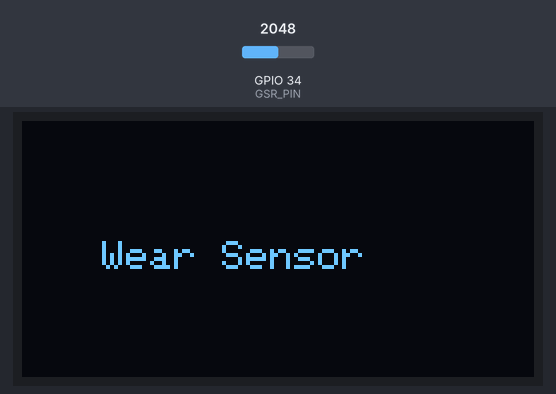
Bench run of a sketch on a simulated ESP32. Parts: 128×64 one-colour display. Inputs (shaded band) come from the test bench; at power-on: GPIO 34 (GSR_PIN) = 2048. What the sketch prints to the serial monitor is not drawn.

Above: at 2.2 s.
2.3 s: GPIO 34 (GSR_PIN) set to 1986
At 6.3 s:
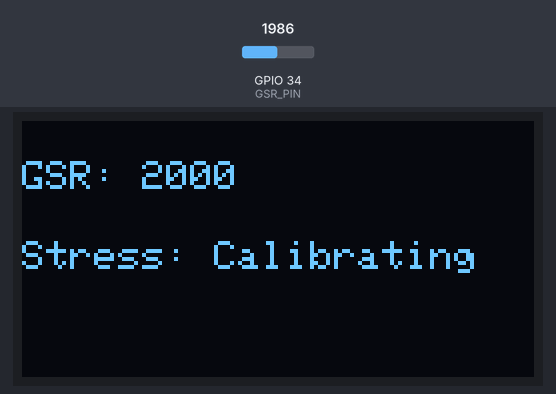
6.4 s: GPIO 34 (GSR_PIN) set to 2047
8.7 s: GPIO 34 (GSR_PIN) set to 1960
At 11.8 s:
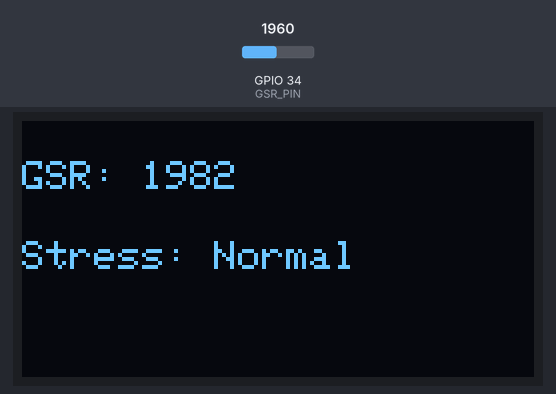
12.8 s: GPIO 34 (GSR_PIN) set to 2040
At 14.1 s:
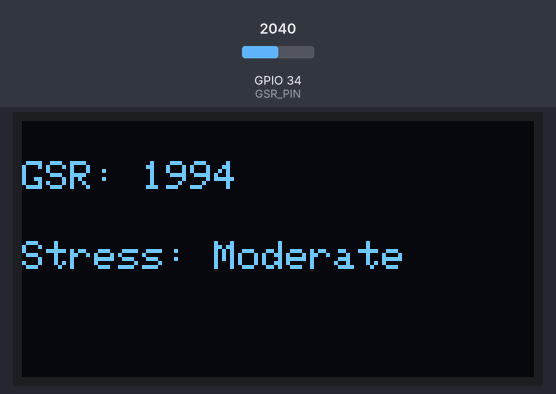
15.9 s: GPIO 34 (GSR_PIN) set to 1228
At 16.9 s:
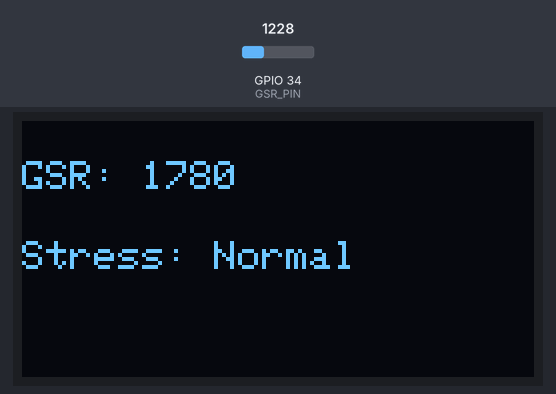
19.0 s: GPIO 34 (GSR_PIN) set to 1461
At 20.3 s:
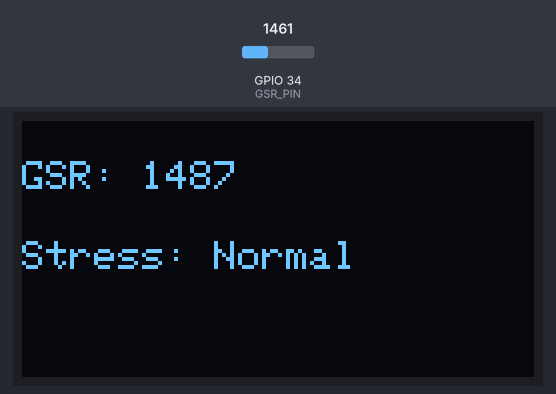
22.0 s: GPIO 34 (GSR_PIN) set to 1538
At 32.4 s:
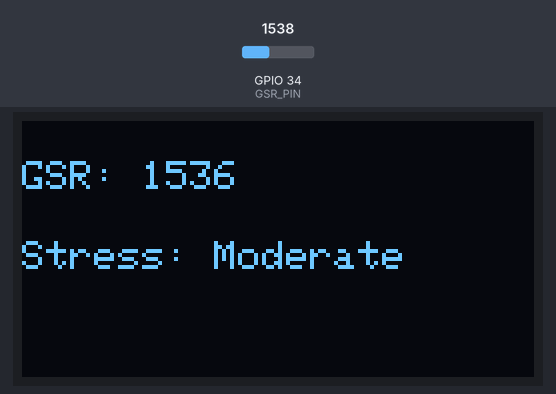
Timing chart, 0 to 33.9 s (numbered marks = the images above; inputs shaded):
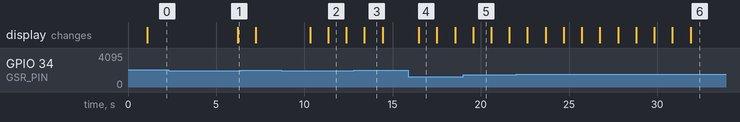

The sketch:

ardiuno.ino
```cpp
#include <Wire.h>
#include <SPI.h>
#include <Adafruit_GFX.h>
#include <Adafruit_SSD1306.h>

// OLED Pins
#define OLED_CS     5
#define OLED_DC    16
#define OLED_RESET 17

Adafruit_SSD1306 display(128, 64, &SPI, OLED_DC, OLED_RESET, OLED_CS);

// GSR
#define GSR_PIN 34

uint32_t tsLastReport = 0;

// -------- Stress Window --------
#define WINDOW_SIZE 5   // Reduced for fast calibration
float gsrWindow[WINDOW_SIZE];
int windowIndex = 0;
bool windowFilled = false;

// ===============================
// Stress Logic
// ===============================
String getStressLevel(int gsrValue) {

  gsrWindow[windowIndex] = gsrValue;
  windowIndex++;

  if (windowIndex >= WINDOW_SIZE) {
    windowIndex = 0;
    windowFilled = true;
  }

  // Start showing stress after 3 readings
  if (!windowFilled && windowIndex < 3)
    return "Calibrating";

  float sum = 0;
  int count = windowFilled ? WINDOW_SIZE : windowIndex;

  for (int i = 0; i < count; i++)
    sum += gsrWindow[i];

  float mean = sum / count;

  float variance = 0;
  for (int i = 0; i < count; i++)
    variance += pow(gsrWindow[i] - mean, 2);

  variance /= count;

  float stdDev = sqrt(variance);
  if (stdDev == 0) stdDev = 1;

  float zScore = (gsrValue - mean) / stdDev;

  if (zScore < 0.5)
    return "Normal";
  else if (zScore < 1.5)
    return "Moderate";
  else
    return "High";
}

// ===============================
void setup() {

  Serial.begin(115200);

  if (!display.begin(SSD1306_SWITCHCAPVCC)) {
    while (1);
  }

  display.clearDisplay();
  display.setTextSize(1);
  display.setTextColor(SSD1306_WHITE);
  display.setCursor(0, 0);
  display.println("System Ready");
  display.display();
  delay(1000);
}

// ===============================
void loop() {

  if (millis() - tsLastReport > 1000) {

    int rawGSR = analogRead(GSR_PIN);

    // Smooth GSR
    static float smoothGSR = rawGSR;
    smoothGSR = (smoothGSR * 0.7) + (rawGSR * 0.3);
    int gsrValue = (int)smoothGSR;

    // Wear sensor logic
    if (gsrValue > 2000) {

      display.clearDisplay();
      display.setCursor(20, 30);
      display.println("Wear Sensor");
      display.display();

      Serial.println("Wear Sensor - GSR High");

      tsLastReport = millis();
      return;
    }

    String stress = getStressLevel(gsrValue);

    display.clearDisplay();

    display.setCursor(0, 10);
    display.print("GSR: ");
    display.print(gsrValue);

    display.setCursor(0, 30);
    display.print("Stress: ");
    display.print(stress);

    display.display();

    Serial.print("GSR: ");
    Serial.print(gsrValue);
    Serial.print(" | Stress: ");
    Serial.println(stress);

    tsLastReport = millis();
  }
}
```

Measured:
- the behaviour switches between 1987 and 1986 on GPIO 34 (GSR_PIN) (found by bisection; images 0 and 1)
- the behaviour switches between 1500 and 1501 on GPIO 34 (GSR_PIN) (found by bisection; images 5 and 6)
- after the input at 2.3 s, the display: changes after 3.9 s (image 1)
- after the input at 8.7 s, the display: first changes after 1.6 s (image 2 shows a later state)
- after the input at 12.8 s, the display: changes after 0.60 s (image 3)
- after the input at 15.9 s, the display: changes after 0.59 s (image 4)
- after the input at 22.0 s, the display: first changes after 0.65 s (image 6 shows a later state)
